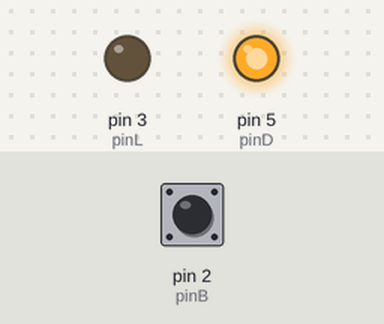
Recording of a sketch running on a simulated Arduino Uno, built with avr-gcc and run on an emulated ATmega328P. Parts: output pins drawn as LEDs (lit = HIGH). The inputs (shaded band) are chosen by the test bench; at power-on: pin 2 (pinB) HIGH. What the sketch prints to the serial monitor is not drawn.

Above: at 4.2 s.
4.3 s: pin 2 (pinB) pulled LOW for 0.15 s
At 5.5 s:
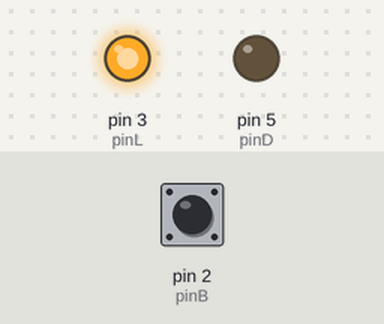
6.0 s: pin 2 (pinB) pulled LOW for 1 s
At 8.0 s:
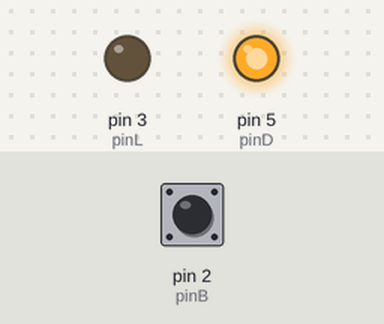
8.5 s: pin 2 (pinB) pulled LOW for 1 s
At 10.0 s:
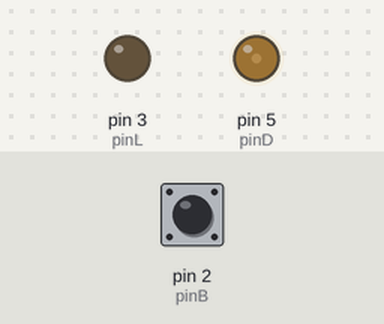
Timing chart, 0 to 11.5 s (numbered marks = the images above; inputs shaded):
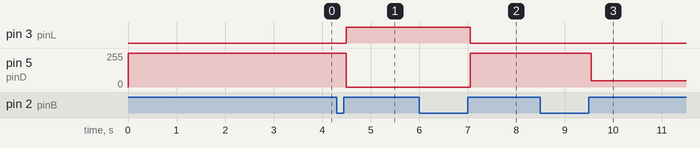

Measured:
- after the input at 4.3 s, pin 3 (pinL): LOW → HIGH after 0.20 s; pin 5 (pinD): 255/255 → 0/255 after 0.20 s
- after the input at 6.0 s, pin 3 (pinL): HIGH → LOW after 1.1 s; pin 5 (pinD): 0/255 → 255/255 after 1.1 s
- after the input at 8.5 s, pin 5 (pinD): 255/255 → 46/255 after 1.1 s

The sketch:

Pushbutton_Switch.ino
```cpp
// (licence header left out)
/*
   A momentary-on pushbutton is debounced in software.  Every button press
   toggles the state of a controlled load.

   The load (in this instance, 24v LED strip lights) could be controlled via
   the high side (v+) or the low side (v-).  High side control has the
   advantage of offering better protection against shorts, because the high
   side is probably hot, so by controlling the high side you avoid sending
   current to the load in the event of a short.  Low side control has the
   advantage of convenience, as it is easily controlled via MOSFET.

   The sketch offers logic for both types of control.  One option is a high-
   side control via a low-voltage relay board using a HIGH trigger and the
   NC terminals.  (By using the NC terminals, push button toggle isn't
   powered, then the load operations as an unswitched load.) A second option
   is a MOSFET on the low side, which the sketch controls via a PWM-pin
   This allows for dimming (for a light) or speed control (for a fan).  The
   sketch offers a choice of several duty levels, which can be chosen by
   long clicks while the load is on.

   Only one of these options needs to be wired up.  If you want a simple on-
   off switch, you can just wire up a relay on the high side of the load.
   If you need dimming or PWM control, and you are not concerned about short
   protection (e.g. if the voltage is low), you can just wire up the low
   side with a MOSFET.  If you want to protect against a short in the load
   and want to control the duty cycle, wire up both.
*/

/* constants */

// pins
const byte pinB = 2;  // pushbutton
const byte pinL = 3;  // load relay trigger (high side control)
const byte pinD = 5;  // PWM (low side control)

// ms delay for debouncing button
const unsigned long debounceDelay = 50;

// ms threshold between short/long button presses
const unsigned long shortLong = 500;

// array for PWM duty levels, with initial duty in first slot
const byte duty[] = {255, 46, 1, 46};
const byte dutyS = 4;
/* variables */

byte buttonState = HIGH;        // raw button state
byte buttonProcessed = HIGH;    // processed button state
unsigned long lastChange = 0;   // last raw change time
unsigned long buttonTime = 0;   // last debounced change time
byte dutyI = 0;                 // index for PWM array
byte col;                       // column in monitor (for line wrapping)

void setup() {
  pinMode(pinB, INPUT_PULLUP);  // use external pullup for long wire run
  pinMode(pinL, OUTPUT);        // trigger for load relay
  pinMode(pinD, OUTPUT);        // PWM signal for load
  analogWrite(pinD, duty[dutyI]);

  Serial.begin(115200);
  digitalWrite(LED_BUILTIN,HIGH);
  delay(3000);
  digitalWrite(LED_BUILTIN,LOW);
  Serial.println("\r\n\r\n*** BEGIN pushbutton toggle for load control.");
  Serial.print("Load is on at ");
  Serial.print(duty[dutyI]);
  Serial.println(" duty.  Press button to toggle load.");
  Serial.print("Long press when load is on changes duty cycle.");
  col = 46;
  // we end with print() not println() to allow trailing dots.

} /* end setup() */

/*
   We check to see if the button has changed state.  If not, we take action
   only if the button has settled into its new state (i.e. we debounce).
   After debouncing, we take appropriate action, distinguishing between
   short and long button presses.
*/
void loop() {

  // raw button change (prior to debouncing)
  if (buttonState != digitalRead(pinB)) {
    buttonState ^= 1;
    lastChange = millis();
  }

  // software button debounce (do nothing for recent raw button changes)
  else if ((millis() - lastChange) > debounceDelay) {

    // debounced button change
    if (buttonProcessed != buttonState) {

      // button up (with pullup, up == HIGH)
      if (buttonState) {

        Serial.print("\r\nButton up: ");  // col 11

        // load on (when load off - trigger is HIGH)
        if (digitalRead(pinL)) {
          digitalWrite(pinL,LOW);
          analogWrite(pinD, duty[dutyI]);
          Serial.print("load on.");
          col = 20;
        }
        // load off (load on and short press)
        else if (((millis() - buttonTime) < shortLong)) {
          digitalWrite(pinL,HIGH);
          analogWrite(pinD, 0);
          Serial.print("short press; load off.");
          col = 33;
        }
        // change duty (load on and long press)
        else {
          dutyI = (dutyI + 1) % dutyS;
          analogWrite(pinD, duty[dutyI]);
          Serial.print("long press; level ");
          Serial.print(duty[dutyI]);
          Serial.print(".");
          col = 31;
          if (duty[dutyI] > 9) col++;
          if (duty[dutyI] > 99) col++;
        }

      } /* end button up */

      // button down
      else {
        // just reporting; actions on button up

        Serial.print("\r\nButton down.");
        col = 12;

      } /* end button down */

      // debounced button change flag & time
      buttonProcessed = buttonState;
      buttonTime = lastChange;

    } /* end debounced button change */

    // keep (millis() - times) from overflowing
    else if ((millis() - buttonTime) > (2 * shortLong)) {
      buttonTime += shortLong;
      lastChange += shortLong;
      if (col > 75) {
        Serial.print("\r\n.");
        col = 1;
      }
      else {
        Serial.print(" .");
        col += 2;
      }
    } /* end debounced button steady state */

  } /* end debounced button */

} /* end loop() */
```
